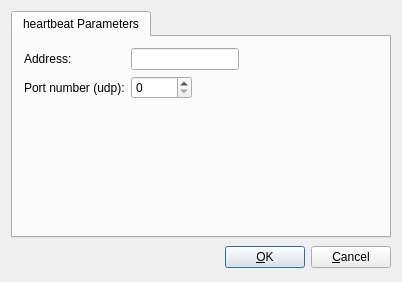
<ui version="4.0" >
 <class>heartbeatOptionsDialog_q</class>
 <widget class="QDialog" name="heartbeatOptionsDialog_q" >
  <property name="geometry" >
   <rect>
    <x>0</x>
    <y>0</y>
    <width>402</width>
    <height>282</height>
   </rect>
  </property>
  <property name="windowTitle" >
   <string>heartbeat protocol settings</string>
  </property>
  <layout class="QGridLayout" >
   <item row="1" column="0" >
    <layout class="QHBoxLayout" >
     <item>
      <spacer>
       <property name="orientation" >
        <enum>Qt::Horizontal</enum>
       </property>
       <property name="sizeType" >
        <enum>QSizePolicy::Expanding</enum>
       </property>
       <property name="sizeHint" stdset="0" >
        <size>
         <width>151</width>
         <height>27</height>
        </size>
       </property>
      </spacer>
     </item>
     <item>
      <widget class="QPushButton" name="buttonOk" >
       <property name="text" >
        <string>&amp;OK</string>
       </property>
       <property name="shortcut" >
        <string/>
       </property>
       <property name="autoDefault" >
        <bool>true</bool>
       </property>
       <property name="default" >
        <bool>true</bool>
       </property>
      </widget>
     </item>
     <item>
      <widget class="QPushButton" name="buttonCancel" >
       <property name="text" >
        <string>&amp;Cancel</string>
       </property>
       <property name="shortcut" >
        <string/>
       </property>
       <property name="autoDefault" >
        <bool>true</bool>
       </property>
      </widget>
     </item>
    </layout>
   </item>
   <item row="0" column="0" >
    <widget class="QTabWidget" name="tabWidget" >
     <property name="tabShape" >
      <enum>QTabWidget::Rounded</enum>
     </property>
     <property name="currentIndex" >
      <number>0</number>
     </property>
     <widget class="QWidget" name="tab" >
      <attribute name="title" >
       <string>heartbeat Parameters</string>
      </attribute>
      <attribute name="icon" >
       <iconset resource="MainRes.qrc" >
        <normaloff>:/Icons/Options</normaloff>:/Icons/Options</iconset>
      </attribute>
      <layout class="QGridLayout" name="gridLayout" >
       <item row="0" column="0" >
        <widget class="QLabel" name="label" >
         <property name="text" >
          <string>Address:</string>
         </property>
        </widget>
       </item>
       <item row="0" column="1" colspan="2" >
        <widget class="QLineEdit" name="heartbeat_address" />
       </item>
       <item row="0" column="3" >
        <spacer name="horizontalSpacer_2" >
         <property name="orientation" >
          <enum>Qt::Horizontal</enum>
         </property>
         <property name="sizeHint" stdset="0" >
          <size>
           <width>56</width>
           <height>20</height>
          </size>
         </property>
        </spacer>
       </item>
       <item row="1" column="0" >
        <widget class="QLabel" name="label_2" >
         <property name="text" >
          <string>Port number (udp):</string>
         </property>
        </widget>
       </item>
       <item row="1" column="1" >
        <widget class="QSpinBox" name="heartbeat_port" >
         <property name="maximum" >
          <number>65535</number>
         </property>
        </widget>
       </item>
       <item row="1" column="2" colspan="2" >
        <spacer name="horizontalSpacer" >
         <property name="orientation" >
          <enum>Qt::Horizontal</enum>
         </property>
         <property name="sizeHint" stdset="0" >
          <size>
           <width>120</width>
           <height>20</height>
          </size>
         </property>
        </spacer>
       </item>
       <item row="2" column="0" colspan="4" >
        <spacer>
         <property name="orientation" >
          <enum>Qt::Vertical</enum>
         </property>
         <property name="sizeHint" stdset="0" >
          <size>
           <width>20</width>
           <height>40</height>
          </size>
         </property>
        </spacer>
       </item>
      </layout>
     </widget>
    </widget>
   </item>
  </layout>
 </widget>
 <layoutdefault spacing="6" margin="11" />
 <tabstops>
  <tabstop>buttonOk</tabstop>
  <tabstop>buttonCancel</tabstop>
  <tabstop>tabWidget</tabstop>
 </tabstops>
 <resources>
  <include location="MainRes.qrc" />
 </resources>
 <connections>
  <connection>
   <sender>buttonOk</sender>
   <signal>clicked()</signal>
   <receiver>heartbeatOptionsDialog_q</receiver>
   <slot>accept()</slot>
   <hints>
    <hint type="sourcelabel" >
     <x>316</x>
     <y>472</y>
    </hint>
    <hint type="destinationlabel" >
     <x>20</x>
     <y>20</y>
    </hint>
   </hints>
  </connection>
  <connection>
   <sender>buttonCancel</sender>
   <signal>clicked()</signal>
   <receiver>heartbeatOptionsDialog_q</receiver>
   <slot>reject()</slot>
   <hints>
    <hint type="sourcelabel" >
     <x>397</x>
     <y>472</y>
    </hint>
    <hint type="destinationlabel" >
     <x>20</x>
     <y>20</y>
    </hint>
   </hints>
  </connection>
 </connections>
</ui>
